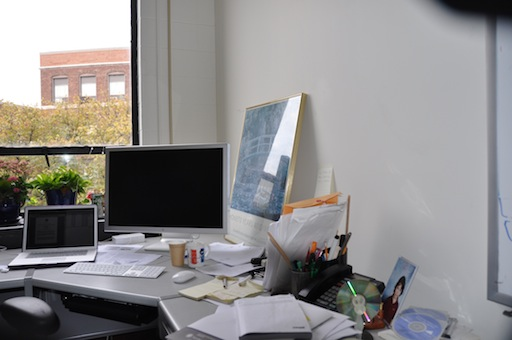
%> input picture DanaOffice/DSC_0308.JPG, 512 x 340 px; its folder holds 4 pictures in this run
$ octave project2.m   (GNU Octave 9; MATLAB toolbox functions it lacks are replaced by stand-ins)
%> lines starting %> are read from the running program, lines starting %| are printed output that depends on the picture
### harrisCorner.m
function sparse_corners = harrisCorner(image, window_size, k, R_threshold)
% Input is images, output is vector of pixel locations corresponding to
% corner
format bank;

% Initialize vector
corner_features(1,:) = [0,0];

prewitt_x = zeros(window_size,3);
prewitt_x(:,1) = -1;
prewitt_x(:,3) = 1;

prewitt_y = zeros(3,window_size);
prewitt_y(1,:) = -1;
prewitt_y(3,:) = 1;

% Compute Ix, Iy Gradient images
Ix = imfilter(image, prewitt_x);
Iy = imfilter(image, prewitt_y);

Ix2 = Ix .^ Ix;
Iy2 = Iy .^ Iy;
Ixy = Ix .* Iy;

gaussian = fspecial('gaussian', window_size);
Ix2_sums = imfilter(Ix2, gaussian);
Iy2_sums = imfilter(Iy2, gaussian);
Ixy_sums = imfilter(Ixy, gaussian);

count = 1;
% Compute C Matrix and R for each pixel
for i = 1:size(image,1)
    for j = 1:size(image, 2)
        M(1,1) = Ix2_sums(i,j);
        M(1,2) = Ixy_sums(i,j);
        M(2,1) = Ixy_sums(i,j);
        M(2,2) = Iy2_sums(i,j);
        [~,S,~] = svd(M);

        R = det(S) - k*trace(S);
        R_mat(i,j) = R_threshold;
        if R > R_threshold
            corner_features(count, 1:2) = [i, j]; % coordinates of corner
            corner_features(count,3) = R;         % corresponding R score
            count = count + 1;
        end
    end
end

sparse_corners =  nonMaxSuppression(image, corner_features, R_mat);

end

### project2.m
% Project 2: Image Mosaicing
clc;clear; close all;

%% Tuning Parameters
scale_factor = 1; % must be integer; ie: if scale factor = 2, uses every other pixel

% Harris Params
harris_window_size = 3;
R_threshold = 1.5;
k = 0.04;

%% Read in Images (Part i)
% office = load_images('DanaOffice', 340, 512, scale_factor);
Folder = 'DanaOffice';
office = imageDatastore(fullfile(pwd,Folder));
imager = double(mat2gray(rgb2gray(readimage(office,1)))); % Panorama starts right and moves left
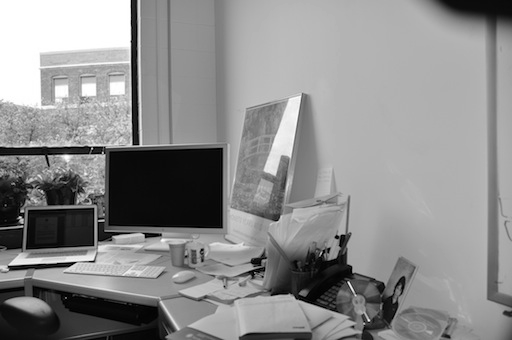
%> imager: size 340x512 double; min 0, max 1, mean 0.551
imagel = double(mat2gray(rgb2gray(readimage(office,2))));
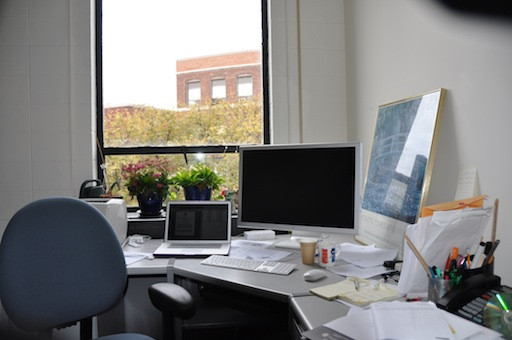
%> input picture DanaOffice/DSC_0309.JPG, 512 x 340 px
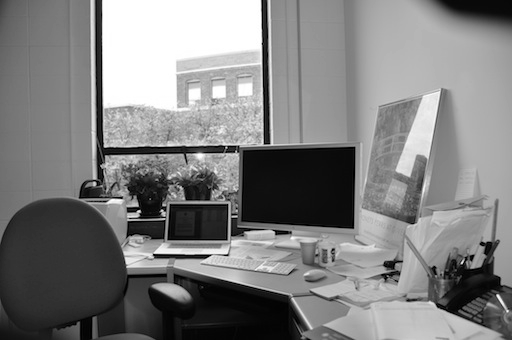
%> imagel: size 340x512 double; min 0, max 1, mean 0.499


[iheight,iwidth] = size(imager);
%> iheight = 340; iwidth = 512
%% Harris Corner Detector (part ii)

% Harris Corner Detector
% Corner features in [x y] format correponding to coordinates of a corner
% feature. Nx2 vector where N Is number of corner features
cornerFeaturesr = harrisCorner(imager,harris_window_size, k, R_threshold);
%> in harrisCorner, `Ix = imfilter(image, prewitt_x);`:
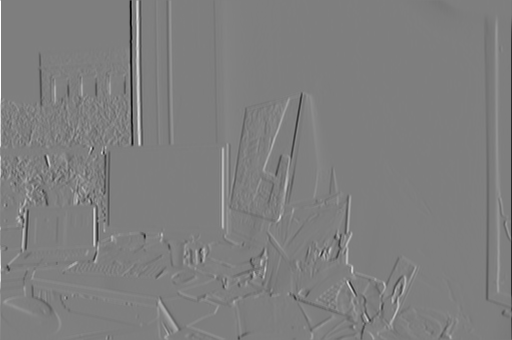
%> Ix: size 340x512 double; min -2.98, max 3, mean 0.000266; drawn with min black and max white
%> in harrisCorner, `Iy = imfilter(image, prewitt_y);`:
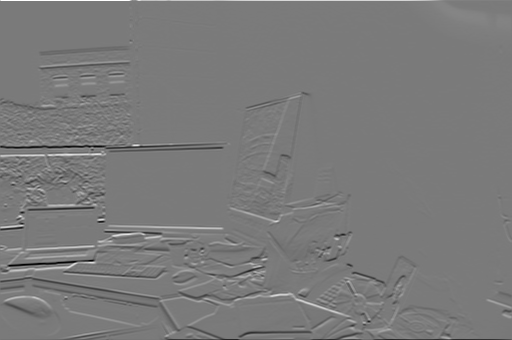
%> Iy: size 340x512 double; min -2.79, max 3, mean -0.0029; drawn with min black and max white
%> in harrisCorner, `Ixy = Ix .* Iy;`:
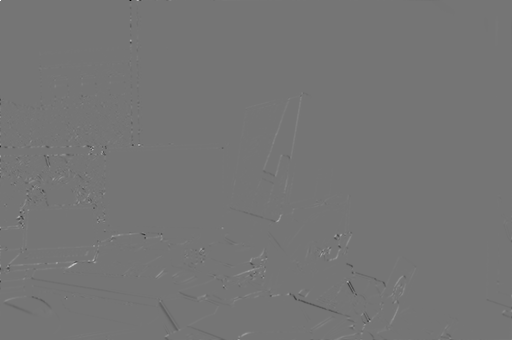
%> Ixy: size 340x512 double; min -3.43, max 4, mean 0.0007; drawn with min black and max white
%> the run ends on the next line
